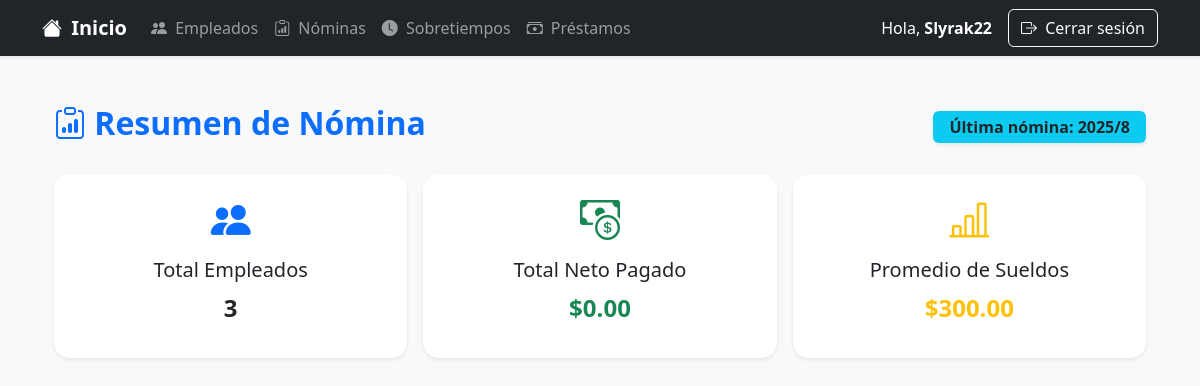
/nomina/dashboard/ (signed in), run on an earlier commit of the app's database.
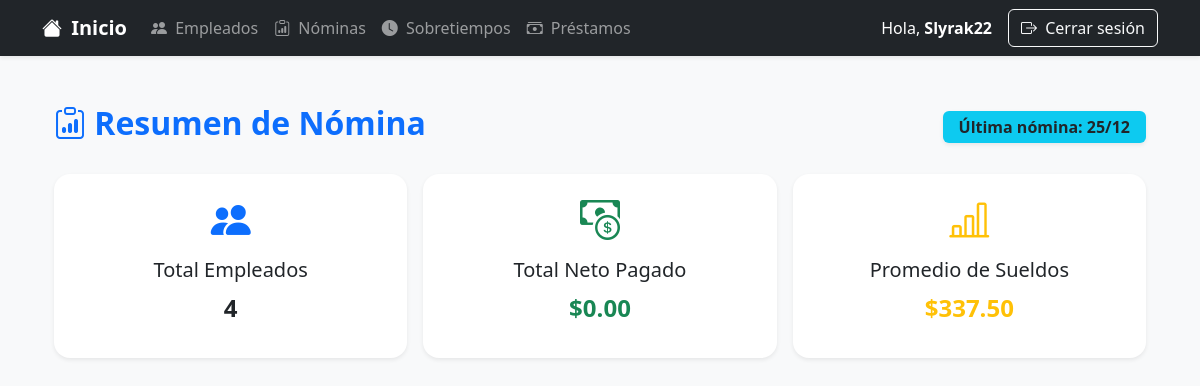
And on a later commit of the database.
### nomina_app/models.py (models this page shows, shortened)
class Nomina(models.Model):
    aniomes = models.CharField(max_length=6)  # Ej: '202401'
    tot_ing = models.DecimalField(max_digits=12, decimal_places=2, default=Decimal('0.00'))
    tot_des = models.DecimalField(max_digits=12, decimal_places=2, default=Decimal('0.00'))
    neto = models.DecimalField(max_digits=10, decimal_places=2, default=Decimal('0.00'))

### nomina_app/views.py (the view)
# urls.py: path('dashboard/', views.DashboardView.as_view(), name='dashboard'),
class DashboardView(LoginRequiredMixin, TemplateView):
    template_name = 'nomina/dashboard.html'
    def get_context_data(self, **kwargs):
        context = super().get_context_data(**kwargs)
        ultima_nomina = Nomina.objects.order_by('-aniomes').first()
        context['ultima_nomina'] = ultima_nomina
        context['detalles'] = ultima_nomina.detalles.all() if ultima_nomina else []
        context['total_empleados'] = Empleado.objects.count()
        context['total_neto_mes'] = ultima_nomina.neto if ultima_nomina else 0
        context['promedio_sueldo'] = Empleado.objects.aggregate(promedio=Avg('sueldo'))['promedio']
        return context

### templates/nomina/dashboard.html (shortened to what this page needs)
{% extends 'base.html' %}
{% block content %}
<div class="container py-4">
    <div class="d-flex justify-content-between align-items-center mb-4">
        <h2 class="fw-bold text-primary">
            <i class="bi bi-clipboard-data"></i> Resumen de Nómina
        </h2>
        <span class="badge bg-info text-dark fs-6 px-3 py-2 shadow-sm">
            Última nómina: {{ ultima_nomina.aniomes }}
        </span>
    </div>
    <div class="row g-3 mb-4">
        <div class="col-md-4">
            <div class="card border-0 shadow-sm rounded-4">
                <div class="card-body text-center">
                    <i class="bi bi-people-fill text-primary fs-1"></i>
                    <h5 class="mt-2">Total Empleados</h5>
                    <p class="fw-bold fs-4 text-dark">{{ total_empleados }}</p>
                </div>
            </div>
        </div>
        <div class="col-md-4">
            <div class="card border-0 shadow-sm rounded-4">
                <div class="card-body text-center">
                    <i class="bi bi-cash-coin text-success fs-1"></i>
                    <h5 class="mt-2">Total Neto Pagado</h5>
                    <p class="fw-bold fs-4 text-success">${{ total_neto_mes }}</p>
                </div>
            </div>
        </div>
        <div class="col-md-4">
            <div class="card border-0 shadow-sm rounded-4">
                <div class="card-body text-center">
                    <i class="bi bi-bar-chart-line text-warning fs-1"></i>
                    <h5 class="mt-2">Promedio de Sueldos</h5>
                    <p class="fw-bold fs-4 text-warning">${{ promedio_sueldo|floatformat:2 }}</p>
                </div>
            </div>
        </div>
    </div>
</div>
{% endblock %}

What changed in the data, as far as the page shows it:
removed Nomina: aniomes "2025/8", neto "0.00"
added Nomina: aniomes "25/12", neto "0.00"
Also different on the page:
{{ total_empleados }}: "3" → "4"
{{ promedio_sueldo|floatformat:2 }}: "300.00" → "337.50"
